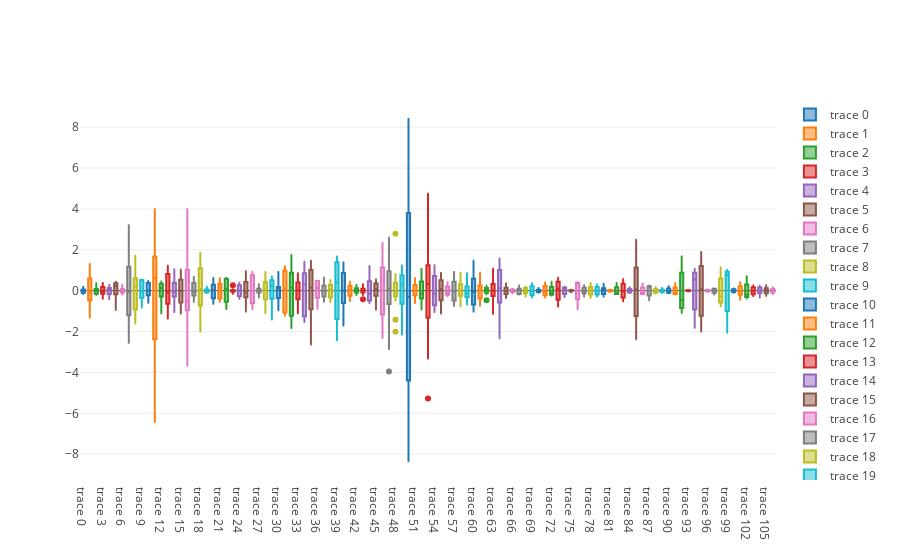

The notebook cell saved with this chart:
### Markdown cell above
### What happenes when we model residuals with non-linear models?

### Code cell
model_quad = Pipeline([('poly', PolynomialFeatures(degree=2)),('linear', LinearRegression(fit_intercept=False))])

residuals_quad = []
quad_coefs = []
for y in male_testosterones:
    x = np.arange(len(y))
    model_quad = model_quad.fit(np.arange(len(y))[:, np.newaxis], y)
    y_hat_quad = model_quad.named_steps['linear'].coef_[0] + model_quad.named_steps['linear'].coef_[1] * x + model_quad.named_steps['linear'].coef_[2] * (x** 2)
    residual_quad = y - y_hat_quad
    quad_coefs.append(model_quad.named_steps['linear'].coef_) 
    residuals_quad.append(residual_quad)

data = [go.Box(y=residual_quad, hoverinfo=residual_quad.index[0]) for residual_quad in residuals_quad]
iplot(data)
